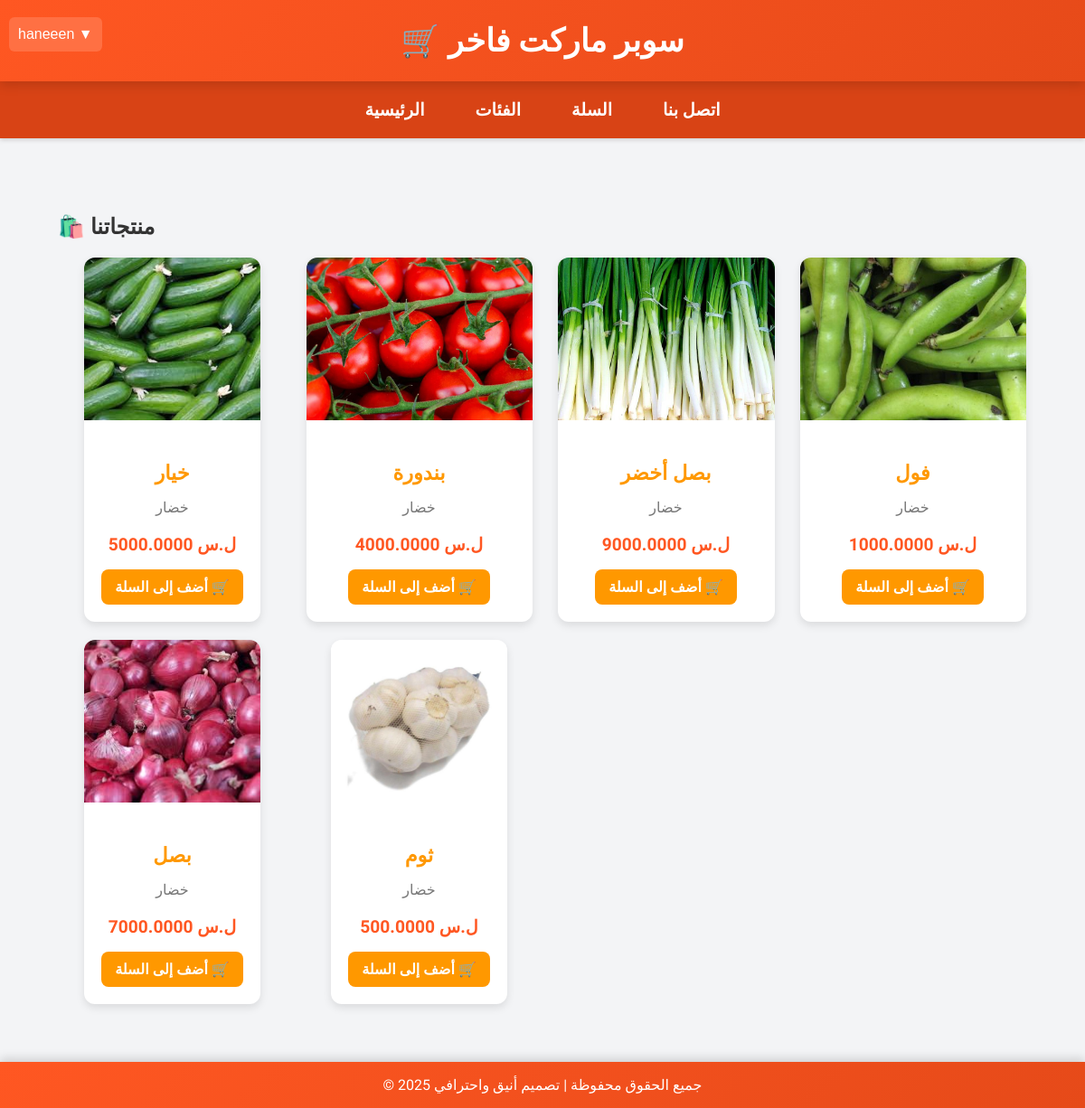
Screenshot of /market/product/1 (signed in) with the database file from the repository.
### market/models.py (models this page shows, shortened)
class Product(models.Model):
      name=models.CharField(max_length=50)
      description=models.TextField()
      image=models.ImageField(upload_to='photo/%y/%m/%d')
      price=models.DecimalField(max_digits=8,decimal_places=4)
      date=models.DateField(auto_now_add=True)
      active=models.BooleanField(default=True)
      category=models.ForeignKey(Category,on_delete=models.CASCADE)

class Category(models.Model):
      name=models.CharField(max_length=50)
      description=models.TextField()
      image=models.ImageField(upload_to='photo/%y/%m/%d')
      def __str__(self):
            return self.name

### market/views.py (the view)
# urls.py: path("product/<int:id>",views.product, name="product"),
@login_required
def product(request,id):
      category=get_object_or_404(Category,id=id)
      products = category.product_set.all()
      print(product)
      return render(request,'product.html',{'category':category , 'products':products})

### templates/product.html (shortened to what this page needs)
{% extends 'base.html' %}
{% block content %}
<div class="container">
    <h2 class="text-center mt-4">🛍️ منتجاتنا</h2>
    <div class="product-grid">
        {% for product in products %}
            <div class="product-card">
                {% if product.image %}
                    <img src="{{ product.image.url }}" alt="{{ product.name }}" class="product-image">
                {% endif %}
                <div class="product-info">
                    <h3 class="product-title">{{ product.name }}</h3>
                    <p class="product-category">{{ product.category }}</p>
                    <p class="product-price">{{ product.price }} ل.س</p>
                    <a href="{% url 'cart' id=product.id %}" class="btn">أضف إلى السلة 🛒</a>
                </div>
            </div>
        {% empty %}
            <p class="no-data">لا توجد منتجات متاحة حالياً.</p>
        {% endfor %}
    </div>
</div>
{% endblock %}

### templates/base.html (shortened to what this page needs)
<!DOCTYPE html>
<html lang="ar">
<head>
</head>
<body>
    <header>
        <div class="dropdown">
            <button class="dropbtn">{{ user.username }} ▼</button>
        </div>
        🛒 سوبر ماركت فاخر
    </header>
    <nav>
        <a href="{% url 'index' %}">الرئيسية</a>
        <a href="{% url 'category' %}">الفئات</a>
        <a href="{% url 'cart_view' %}">السلة</a>
        <a href="#">اتصل بنا</a>
    </nav>
    <main>
        {% block content %}{% endblock %}
    </main>
    <footer>
        &copy; 2025 جميع الحقوق محفوظة | تصميم أنيق واحترافي
    </footer>
</body>
</html>

### templates/base.html (style rules this page uses)
:root { --primary-color: #ff5722; --secondary-color: #ffffff; --background-color: #f3f4f6; --text-color: #333; --nav-hover-color: #ff8a50; --shadow-color: rgba(0, 0, 0, 0.15); }
* { box-sizing: border-box; }
body { font-family: 'Tajawal', sans-serif; margin: 0; padding: 0; background-color: var(--background-color); color: var(--text-color); min-height: 100vh; display: flex; flex-direction: column; }
header { background: linear-gradient(135deg, var(--primary-color), #e64a19); color: var(--secondary-color); padding: 1.5rem; text-align: center; font-size: 2.2rem; font-weight: bold; box-shadow: 0 4px 12px var(--shadow-color); position: relative; }
nav { display: flex; justify-content: center; gap: 1.5rem; background-color: #d84315; padding: 0.75rem; box-shadow: 0 2px 5px var(--shadow-color); flex-wrap: wrap; }
nav a, nav button { color: var(--secondary-color); text-decoration: none; font-size: 1.2rem; font-weight: bold; background: none; border: none; cursor: pointer; padding: 0.5rem 1rem; transition: all 0.3s; }
main { flex: 1; padding: 2rem; animation: fadeIn 0.6s ease-in-out; }
footer { background: linear-gradient(135deg, var(--primary-color), #e64a19); color: var(--secondary-color); text-align: center; padding: 1rem; font-size: 1rem; box-shadow: 0 -4px 10px var(--shadow-color); }
.dropdown { position: absolute; top: 10px; left: 10px; }
.dropbtn { background-color: #ff7043; color: white; padding: 10px; font-size: 1rem; border: none; cursor: pointer; border-radius: 6px; }

### templates/product.html (style rules this page uses)
.container { max-width: 1200px; margin: auto; padding: 2rem; }
.product-grid { display: grid; grid-template-columns: repeat(auto-fit, minmax(250px, 1fr)); gap: 20px; justify-content: center; margin-top: 20px; }
.product-card { background: #fff; border-radius: 12px; box-shadow: 0 4px 10px rgba(0, 0, 0, 0.1); transition: transform 0.3s, box-shadow 0.3s; overflow: hidden; text-align: center; max-width: 250px; margin: auto; }
.product-image { width: 100%; height: 180px; object-fit: cover; }
.product-info { padding: 1.2rem; }
.product-title { font-size: 1.4rem; margin-bottom: 0.5rem; color: #ff9800; }
.product-category { font-size: 1rem; color: #777; margin-bottom: 0.5rem; }
.product-price { font-size: 1.2rem; font-weight: bold; color: #ff5722; margin-bottom: 1rem; }
.btn { display: inline-block; padding: 10px 15px; background: #ff9800; color: white; border-radius: 8px; text-decoration: none; font-weight: bold; transition: background 0.3s, color 0.3s; cursor: pointer; border: none; }

### rows the page displays
Product: image (picture), name "خيار", category "خضار", price "5000.0000"
Product: image (picture), name "بندورة", category "خضار", price "4000.0000"
Product: image (picture), name "بصل أخضر", category "خضار", price "9000.0000"
Product: image (picture), name "فول", category "خضار", price "1000.0000"
Product: image (picture), name "بصل", category "خضار", price "7000.0000"
Product: image (picture), name "ثوم", category "خضار", price "500.0000"

### other values shown
{{ user.username }} "haneeen"
